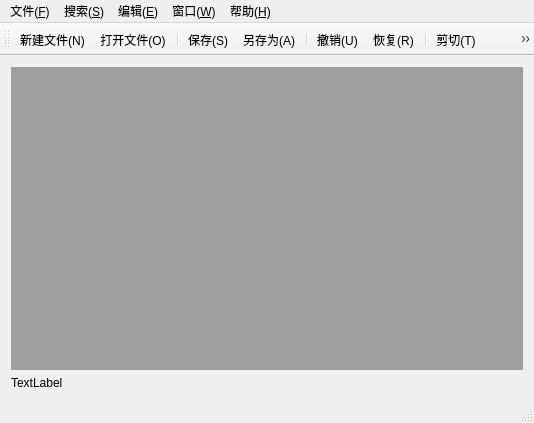
<?xml version="1.0" encoding="UTF-8"?>
<ui version="4.0">
 <class>MainWindow</class>
 <widget class="QMainWindow" name="MainWindow">
  <property name="geometry">
   <rect>
    <x>0</x>
    <y>0</y>
    <width>534</width>
    <height>423</height>
   </rect>
  </property>
  <property name="windowTitle">
   <string>MainWindow</string>
  </property>
  <widget class="QWidget" name="centralWidget">
   <layout class="QGridLayout" name="gridLayout_2">
    <item row="0" column="0">
     <widget class="QMdiArea" name="mdiArea"/>
    </item>
    <item row="1" column="0">
     <widget class="QLabel" name="label">
      <property name="text">
       <string>TextLabel</string>
      </property>
     </widget>
    </item>
   </layout>
  </widget>
  <widget class="QStatusBar" name="statusBar"/>
  <widget class="QToolBar" name="mainToolBar">
   <attribute name="toolBarArea">
    <enum>TopToolBarArea</enum>
   </attribute>
   <attribute name="toolBarBreak">
    <bool>false</bool>
   </attribute>
   <addaction name="action_new"/>
   <addaction name="action_open"/>
   <addaction name="separator"/>
   <addaction name="action_save"/>
   <addaction name="action_saveAdd"/>
   <addaction name="separator"/>
   <addaction name="action_undo"/>
   <addaction name="action_redo"/>
   <addaction name="separator"/>
   <addaction name="action_cut"/>
   <addaction name="action_copy"/>
   <addaction name="action_paste"/>
   <addaction name="separator"/>
   <addaction name="action_prive"/>
   <addaction name="action_next"/>
   <addaction name="separator"/>
   <addaction name="action_exit"/>
  </widget>
  <widget class="QMenuBar" name="menuBar">
   <property name="geometry">
    <rect>
     <x>0</x>
     <y>0</y>
     <width>534</width>
     <height>28</height>
    </rect>
   </property>
   <widget class="QMenu" name="menu">
    <property name="title">
     <string>文件(&amp;F)</string>
    </property>
    <addaction name="action_new"/>
    <addaction name="action_open"/>
    <addaction name="separator"/>
    <addaction name="action_save"/>
    <addaction name="action_saveAdd"/>
    <addaction name="separator"/>
    <addaction name="action_print"/>
    <addaction name="separator"/>
    <addaction name="action_exit"/>
   </widget>
   <widget class="QMenu" name="menu_F">
    <property name="title">
     <string>搜索(&amp;S)</string>
    </property>
    <addaction name="action_search"/>
    <addaction name="action_replace"/>
   </widget>
   <widget class="QMenu" name="menu_E">
    <property name="title">
     <string>编辑(&amp;E)</string>
    </property>
    <widget class="QMenu" name="menu_3">
     <property name="title">
      <string>字体大小</string>
     </property>
     <addaction name="action16"/>
     <addaction name="action30"/>
     <addaction name="action60"/>
     <addaction name="action72"/>
    </widget>
    <widget class="QMenu" name="menu_4">
     <property name="title">
      <string>编码(&amp;O)</string>
     </property>
     <addaction name="actionGB18030"/>
     <addaction name="actionUTF_8"/>
    </widget>
    <addaction name="action_undo"/>
    <addaction name="action_redo"/>
    <addaction name="separator"/>
    <addaction name="action_cut"/>
    <addaction name="action_copy"/>
    <addaction name="action_paste"/>
    <addaction name="separator"/>
    <addaction name="action_del"/>
    <addaction name="action_allSelect"/>
    <addaction name="separator"/>
    <addaction name="menu_4"/>
    <addaction name="menu_3"/>
    <addaction name="action_changeLine"/>
   </widget>
   <widget class="QMenu" name="menu_W">
    <property name="title">
     <string>窗口(&amp;W)</string>
    </property>
    <widget class="QMenu" name="menu_5">
     <property name="title">
      <string>改变背景</string>
     </property>
     <addaction name="action1"/>
     <addaction name="action2"/>
     <addaction name="action3"/>
    </widget>
    <addaction name="action_close"/>
    <addaction name="action_closeAll"/>
    <addaction name="separator"/>
    <addaction name="action_pingpu"/>
    <addaction name="action_cengdie"/>
    <addaction name="separator"/>
    <addaction name="action_prive"/>
    <addaction name="action_next"/>
    <addaction name="separator"/>
    <addaction name="menu_5"/>
   </widget>
   <widget class="QMenu" name="menu_H">
    <property name="title">
     <string>帮助(&amp;H)</string>
    </property>
    <addaction name="action_about"/>
    <addaction name="action_Qt"/>
   </widget>
   <addaction name="menu"/>
   <addaction name="menu_F"/>
   <addaction name="menu_E"/>
   <addaction name="menu_W"/>
   <addaction name="menu_H"/>
  </widget>
  <action name="action_new">
   <property name="icon">
    <iconset resource="res.qrc">
     <normaloff>:/new/prefix1/images1/new.png</normaloff>:/new/prefix1/images1/new.png</iconset>
   </property>
   <property name="text">
    <string>新建文件(&amp;N)</string>
   </property>
   <property name="shortcut">
    <string>Ctrl+N</string>
   </property>
  </action>
  <action name="action_save">
   <property name="icon">
    <iconset resource="res.qrc">
     <normaloff>:/new/prefix1/images1/save.png</normaloff>:/new/prefix1/images1/save.png</iconset>
   </property>
   <property name="text">
    <string>保存(&amp;S)</string>
   </property>
   <property name="shortcut">
    <string>Ctrl+S</string>
   </property>
  </action>
  <action name="action_saveAdd">
   <property name="icon">
    <iconset resource="res.qrc">
     <normaloff>:/new/prefix1/images1/saveAs.png</normaloff>:/new/prefix1/images1/saveAs.png</iconset>
   </property>
   <property name="text">
    <string>另存为(&amp;A)</string>
   </property>
   <property name="shortcut">
    <string>Ctrl+A</string>
   </property>
  </action>
  <action name="action_print">
   <property name="text">
    <string>打印(&amp;P)</string>
   </property>
  </action>
  <action name="action_exit">
   <property name="icon">
    <iconset resource="res.qrc">
     <normaloff>:/new/prefix1/images1/exit.png</normaloff>:/new/prefix1/images1/exit.png</iconset>
   </property>
   <property name="text">
    <string>退出(&amp;E)</string>
   </property>
   <property name="shortcut">
    <string>Esc</string>
   </property>
  </action>
  <action name="action_search">
   <property name="text">
    <string>查找(&amp;N)</string>
   </property>
   <property name="shortcut">
    <string>Ctrl+F</string>
   </property>
  </action>
  <action name="action_replace">
   <property name="text">
    <string>替换(&amp;R)</string>
   </property>
   <property name="shortcut">
    <string>Ctrl+R</string>
   </property>
  </action>
  <action name="action_undo">
   <property name="icon">
    <iconset resource="res.qrc">
     <normaloff>:/new/prefix1/images1/undo.png</normaloff>:/new/prefix1/images1/undo.png</iconset>
   </property>
   <property name="text">
    <string>撤销(&amp;U)</string>
   </property>
  </action>
  <action name="action_redo">
   <property name="icon">
    <iconset resource="res.qrc">
     <normaloff>:/new/prefix1/images1/redo.png</normaloff>:/new/prefix1/images1/redo.png</iconset>
   </property>
   <property name="text">
    <string>恢复(&amp;R)</string>
   </property>
  </action>
  <action name="action_cut">
   <property name="icon">
    <iconset resource="res.qrc">
     <normaloff>:/new/prefix1/images1/cut.png</normaloff>:/new/prefix1/images1/cut.png</iconset>
   </property>
   <property name="text">
    <string>剪切(&amp;T)</string>
   </property>
   <property name="shortcut">
    <string>Ctrl+X</string>
   </property>
  </action>
  <action name="action_copy">
   <property name="icon">
    <iconset resource="res.qrc">
     <normaloff>:/new/prefix1/images1/copy.png</normaloff>:/new/prefix1/images1/copy.png</iconset>
   </property>
   <property name="text">
    <string>复制(&amp;C)</string>
   </property>
   <property name="shortcut">
    <string>Ctrl+C</string>
   </property>
  </action>
  <action name="action_paste">
   <property name="icon">
    <iconset resource="res.qrc">
     <normaloff>:/new/prefix1/images1/paste.png</normaloff>:/new/prefix1/images1/paste.png</iconset>
   </property>
   <property name="text">
    <string>粘贴(&amp;P)</string>
   </property>
   <property name="shortcut">
    <string>Ctrl+V</string>
   </property>
  </action>
  <action name="action_del">
   <property name="text">
    <string>删除(&amp;D)</string>
   </property>
  </action>
  <action name="action_allSelect">
   <property name="text">
    <string>全选(&amp;S)</string>
   </property>
   <property name="shortcut">
    <string>Ctrl+A</string>
   </property>
  </action>
  <action name="action_changeLine">
   <property name="text">
    <string>自动换行</string>
   </property>
  </action>
  <action name="action16">
   <property name="text">
    <string>16</string>
   </property>
  </action>
  <action name="action30">
   <property name="text">
    <string>30</string>
   </property>
  </action>
  <action name="action60">
   <property name="text">
    <string>60</string>
   </property>
  </action>
  <action name="action72">
   <property name="text">
    <string>72</string>
   </property>
  </action>
  <action name="actionGB18030">
   <property name="text">
    <string>GB18030</string>
   </property>
  </action>
  <action name="actionUTF_8">
   <property name="text">
    <string>UTF-8</string>
   </property>
  </action>
  <action name="action_close">
   <property name="text">
    <string>关闭(&amp;L)</string>
   </property>
  </action>
  <action name="action_closeAll">
   <property name="text">
    <string>全部关闭(&amp;A)</string>
   </property>
  </action>
  <action name="action_pingpu">
   <property name="text">
    <string>平铺(&amp;C)</string>
   </property>
  </action>
  <action name="action_cengdie">
   <property name="text">
    <string>层叠(&amp;T)</string>
   </property>
  </action>
  <action name="action_prive">
   <property name="icon">
    <iconset resource="res.qrc">
     <normaloff>:/new/prefix1/images1/previous.png</normaloff>:/new/prefix1/images1/previous.png</iconset>
   </property>
   <property name="text">
    <string>上一个(&amp;P)</string>
   </property>
  </action>
  <action name="action_next">
   <property name="icon">
    <iconset resource="res.qrc">
     <normaloff>:/new/prefix1/images1/next.png</normaloff>:/new/prefix1/images1/next.png</iconset>
   </property>
   <property name="text">
    <string>下一个(&amp;N)</string>
   </property>
  </action>
  <action name="action1">
   <property name="text">
    <string>1</string>
   </property>
  </action>
  <action name="action2">
   <property name="text">
    <string>2</string>
   </property>
  </action>
  <action name="action3">
   <property name="text">
    <string>3</string>
   </property>
  </action>
  <action name="action_about">
   <property name="icon">
    <iconset resource="res.qrc">
     <normaloff>:/new/prefix1/images1/about.png</normaloff>:/new/prefix1/images1/about.png</iconset>
   </property>
   <property name="text">
    <string>关于(&amp;A)</string>
   </property>
  </action>
  <action name="action_Qt">
   <property name="text">
    <string>关于Qt(&amp;Q)</string>
   </property>
  </action>
  <action name="action_open">
   <property name="icon">
    <iconset resource="res.qrc">
     <normaloff>:/new/prefix1/images1/open.png</normaloff>:/new/prefix1/images1/open.png</iconset>
   </property>
   <property name="text">
    <string>打开文件(&amp;O)</string>
   </property>
   <property name="shortcut">
    <string>Ctrl+O</string>
   </property>
  </action>
 </widget>
 <layoutdefault spacing="6" margin="11"/>
 <resources>
  <include location="res.qrc"/>
 </resources>
 <connections/>
</ui>
